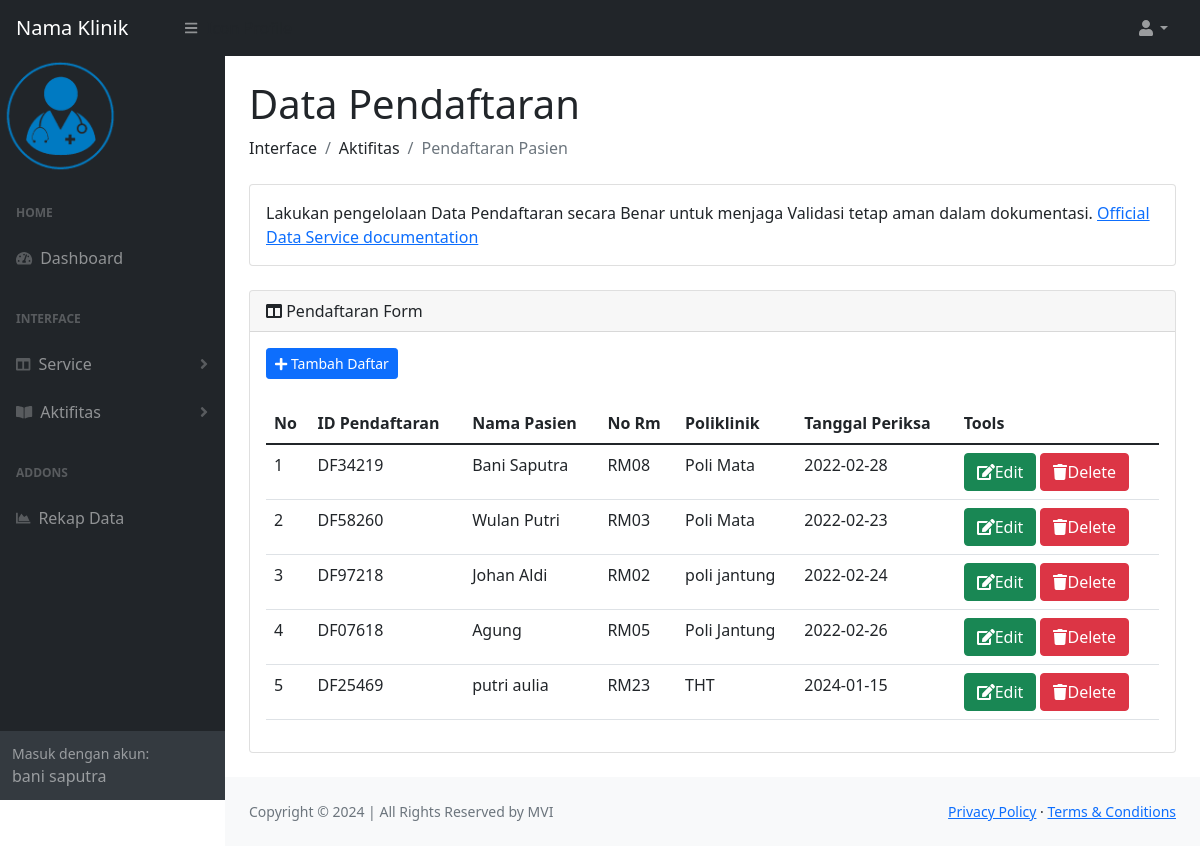
Screenshot of /halaman/daftar.php (signed in) with the database file from the repository.
### tables this page shows
CREATE TABLE `pendaftaran` (
  `id` int(11) unsigned NOT NULL AUTO_INCREMENT,
  `code_daftar` varchar(50) NOT NULL,
  `code_rm` varchar(50) NOT NULL,
  `id_pasien` varchar(25) NOT NULL,
  `nama` varchar(100) NOT NULL,
  `tgl_periksa` date NOT NULL DEFAULT current_timestamp(),
  `poliklinik` varchar(100) NOT NULL,
  PRIMARY KEY (`id`,`id_pasien`),
  UNIQUE KEY `id_pendaftaran` (`code_rm`),
  UNIQUE KEY `no_rm` (`code_rm`)
);

### halaman/daftar.php (the view, shortened to what this page needs)
<?php
include "../include/functions.php";
?>
<!DOCTYPE html>
<html lang="en">
    <?php
    include '../include/header.php';
    ?>
    <body class="sb-nav-fixed">
        <?php
        include '../include/navbar.php';
        ?>
        <div id="layoutSidenav">
            <div id="layoutSidenav_nav">
                <?php
                include '../include/navside.php';
                ?>
            </div>
            <div id="layoutSidenav_content">
            <main>
                    <div class="container-fluid px-4">
                        <h1 class="mt-4">Data Pendaftaran</h1>
                        <ol class="breadcrumb mb-4">
                            <li class="breadcrumb-item"><a style="text-decoration:none; color: inherit" href="#">Interface</a></li>
                            <li class="breadcrumb-item"><a style="text-decoration:none; color: inherit" href="#">Aktifitas</a></li>
                            <li class="breadcrumb-item active">Pendaftaran Pasien</li>
                        </ol>
                        <div class="card mb-4">
                            <div class="card-body">
                                Lakukan pengelolaan Data Pendaftaran secara Benar untuk menjaga Validasi tetap aman dalam dokumentasi.
                                <a target="_blank" href="#">Official Data Service documentation</a>
                            </div>
                        </div>
                        <div class="card mb-4">
                            <div class="card-header">
                                <i class="fas fa-columns"></i>
                                Pendaftaran Form
                            </div>
                            <div class="card-body">
                                <a href="daftar_add.php"><button class="btn btn-primary btn-sm btn-flat"><i class="fa fa-plus"></i> Tambah Daftar</button></a><br><br>
                                <table class="table" method="GET" id="datatablesSimple">
                                <thead>
                                    <th>No</th>
                                    <th>ID Pendaftaran</th>
                                    <th>Nama Pasien</th>
                                    <th>No Rm</th>
                                    <th>Poliklinik</th>
                                    <th>Tanggal Periksa</th>
                                    <?php
                                    if($_SESSION['level']=='staff'){
                                        echo "<th>Tools</th>";
                                    }?>
                                </thead>
                                <tbody>
                                <?php
                                    $sql = "SELECT * FROM pendaftaran";
                                    $query = $conn->query($sql);
                                    $i = 1;
                                    while($row = $query->fetch_assoc()){
                                    echo "
                                    <tr>
                                        <td>".$i."</td>
                                        <td>".$row['code_daftar']."</td>
                                        <td>".$row['nama']."</td>
                                        <td>".$row['code_rm']."</td>
                                        <td>".$row['poliklinik']."</td>
                                        <td>".$row['tgl_periksa']."</td>";
                                        $i++;
                                        if($_SESSION['level']=='staff'){
                                            echo "
                                            <td>
                                                <a href='daftar_edit.php?id=".$row['code_daftar']."'><button class='btn btn-success'><i class='fa fa-edit'></i>Edit</button></a>
                                                <a href=javascript:dialogHapus('daftar_delete.php?id=".$row['code_daftar']."')><button class='btn btn-danger'><i class='fa fa-trash'></i>Delete</button></a>
                                            </td>";}
                                    echo"</tr>";
                                    }?>
                                </tbody>
                                </table>
                            </div>
                        </div>
                    </div>
                </main>
                <?php
                include '../include/footer.php';
                ?>
            </div>
        </div>
    </body>
</html>

### rows the page displays
pendaftaran: code_daftar "DF34219", nama "Bani Saputra", code_rm "RM08", poliklinik "Poli Mata", tgl_periksa "2022-02-28"
pendaftaran: code_daftar "DF58260", nama "Wulan Putri", code_rm "RM03", poliklinik "Poli Mata", tgl_periksa "2022-02-23"
pendaftaran: code_daftar "DF97218", nama "Johan Aldi", code_rm "RM02", poliklinik "poli jantung", tgl_periksa "2022-02-24"
pendaftaran: code_daftar "DF07618", nama "Agung", code_rm "RM05", poliklinik "Poli Jantung", tgl_periksa "2022-02-26"
pendaftaran: code_daftar "DF25469", nama "putri aulia", code_rm "RM23", poliklinik "THT", tgl_periksa "2024-01-15"

### other values shown
$_SESSION['nama'] "bani saputra"
